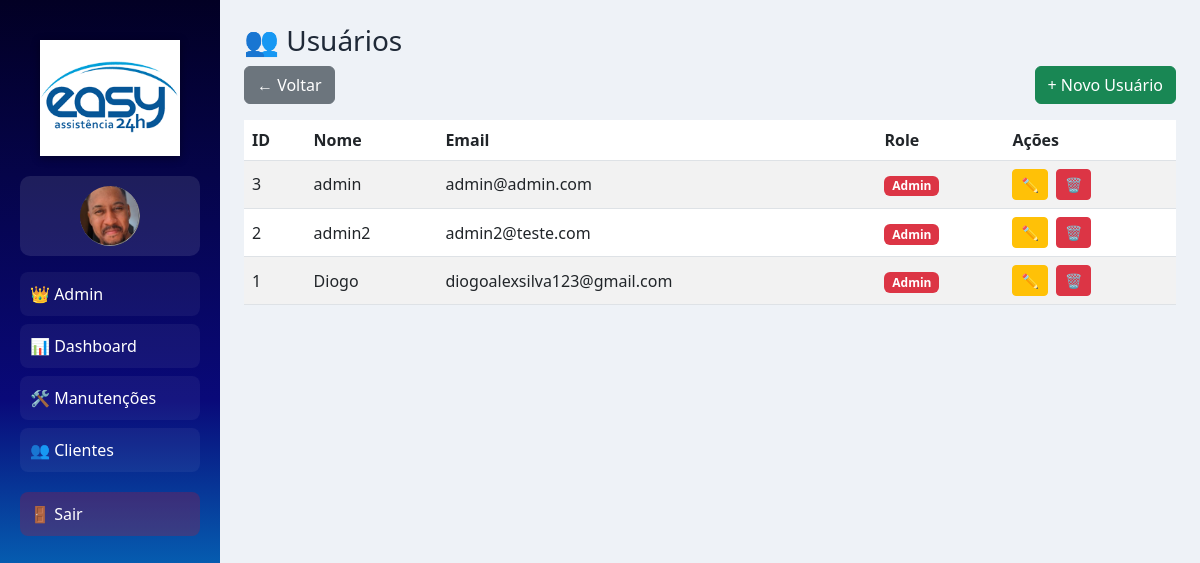
Screenshot of /admin/usuarios (signed in) with the database file from the repository.
### models/usuario.py (models this page shows, shortened)
class Usuario(db.Model):
    __tablename__ = "usuarios"
    id = db.Column(db.Integer, primary_key=True)
    nome = db.Column(db.String(100), unique=True, nullable=False)
    email = db.Column(db.String(100))
    senha_hash = db.Column(db.String(200), nullable=False)
    role = db.Column(db.String(20), default="usuario")
    foto = db.Column(db.String(255))

### routes/admin.py (the view)
@admin_bp.route("/usuarios")
@admin_required
def listar_usuarios():
    usuarios = Usuario.query.order_by(Usuario.id.desc()).all()
    return render_template("admin/usuarios.html", usuarios=usuarios)

### utils/auth.py (called while the page is built)
def admin_required(f):
    @wraps(f)
    def decorated_function(*args, **kwargs):
        if not session.get("user_id"):
            return redirect("/login")
        if session.get("user_role") != "admin":
            return "Acesso negado 🚫"
        return f(*args, **kwargs)
    return decorated_function

### templates/admin/usuarios.html
{% extends "base.html" %}
{% block content %}
<h3>👥 Usuários</h3>
<div class="d-flex justify-content-between align-items-center mb-3">
  <a href="/admin/" class="btn btn-secondary">
    ← Voltar
  </a>
  <a href="/admin/usuarios/novo" class="btn btn-success">
    + Novo Usuário
  </a>
</div>
<table class="table table-striped">
  <thead>
    <tr>
      <th>ID</th>
      <th>Nome</th>
      <th>Email</th>
      <th>Role</th>
      <th>Ações</th>
    </tr>
  </thead>
  <tbody>
    {% for u in usuarios %}
    <tr>
      <td>{{ u.id }}</td>
      <td>{{ u.nome }}</td>
      <td>{{ u.email }}</td>
      <td>
        {% if u.role == "admin" %}
          <span class="badge bg-danger">Admin</span>
        {% else %}
          <span class="badge bg-secondary">Usuário</span>
        {% endif %}
      </td>
      <td class="d-flex gap-2">
        <a href="/admin/usuarios/editar/{{ u.id }}"
           class="btn btn-sm btn-warning">
          ✏️
        </a>
        <a href="/admin/usuarios/excluir/{{ u.id }}"
           class="btn btn-sm btn-danger"
           onclick="return confirm('Tem certeza que deseja excluir?')">
          🗑️
        </a>
      </td>
    </tr>
    {% endfor %}
  </tbody>
</table>
{% endblock %}

### static/css/style.css (style rules this page uses)
:root { --gradient-start: #020024; --gradient-mid: #090979; --gradient-end: #00d4ff; --primary: #1e3a8a; --secondary: #3b82f6; --bg: #eef2f7; --card: #ffffff; --text: #1f2937; --muted: #6b7280; --border: #d1d5db; }
body { background: var(--bg); font-family: 'Segoe UI', sans-serif; color: var(--text); }
td { vertical-align: middle; }

### rows the page displays
Usuario: id "3", nome "admin", email "admin@admin.com", role "Admin"
Usuario: id "2", nome "admin2", email "admin2@teste.com", role "Admin"
Usuario: id "1", nome "Diogo", email "diogoalexsilva123@gmail.com", role "Admin"
